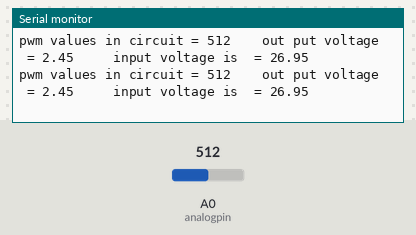
Bench run of a sketch on a simulated Arduino Uno, built with avr-gcc and run on an emulated ATmega328P. Shown: the last lines printed to the serial monitor. Inputs (shaded band) come from the test bench; at power-on: A0 (analogpin) = 512.

Above: at 1.8 s.
1.9 s: A0 (analogpin) set to 716
At 2.5 s:
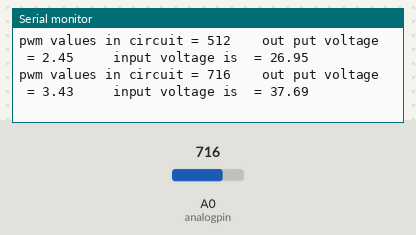
3.4 s: A0 (analogpin) set to 900
At 4.5 s:
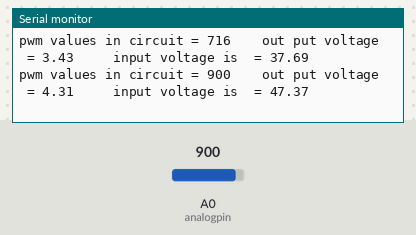
Timing chart, 0 to 6.4 s (numbered marks = the images above; inputs shaded):
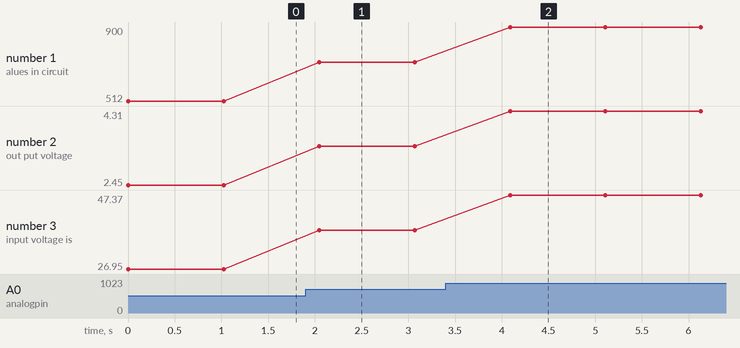

The sketch:

pwmParogram.ino
```cpp
int analogpin = A0;

float vout = 0.0;
float vin = 0.0;
float R1 = 1000000.0;
float R2 = 10000.0;
int pwmread = 0;

void setup() {
              Serial.begin(9600);


              }

void loop() {
              pwmread =  analogRead(analogpin);
              Serial.print("pwm values in circuit = ");
              Serial.print(pwmread);

              vout = pwmread * 4.9 /1024.0;
              Serial.print("    out put voltage  = ");
              Serial.print(vout);

              vin = vout / 0.0909090909  ;                          //(R2/(R1+R2));  // R1 = 100000 R2 = 10000
              Serial.print("     input voltage is  = ");
              Serial.print(vin);

              if (vin < 0.09)
                           {
                            vin = 0.0;
                           }
              Serial.println();

          /*    Serial.println();
              Serial.print("out put vout          = ");
              Serial.print(vout);
              Serial.println();
              Serial.print("the in put vin        = ");
              Serial.print(vin);*/


                   delay(1000);

             }
```

Measured:
- after the input at 1.9 s, the serial monitor: prints a new line after 0.14 s (image 1)
- after the input at 3.4 s, the serial monitor: prints a new line after 0.69 s (image 2)
- plotted number 1: 512 → 716 after the input at 1.9 s, 716 → 900 after the input at 3.4 s
- plotted number 2: 2.45 → 3.43 after the input at 1.9 s, 3.43 → 4.31 after the input at 3.4 s
- plotted number 3: 26.95 → 37.69 after the input at 1.9 s, 37.69 → 47.37 after the input at 3.4 s
